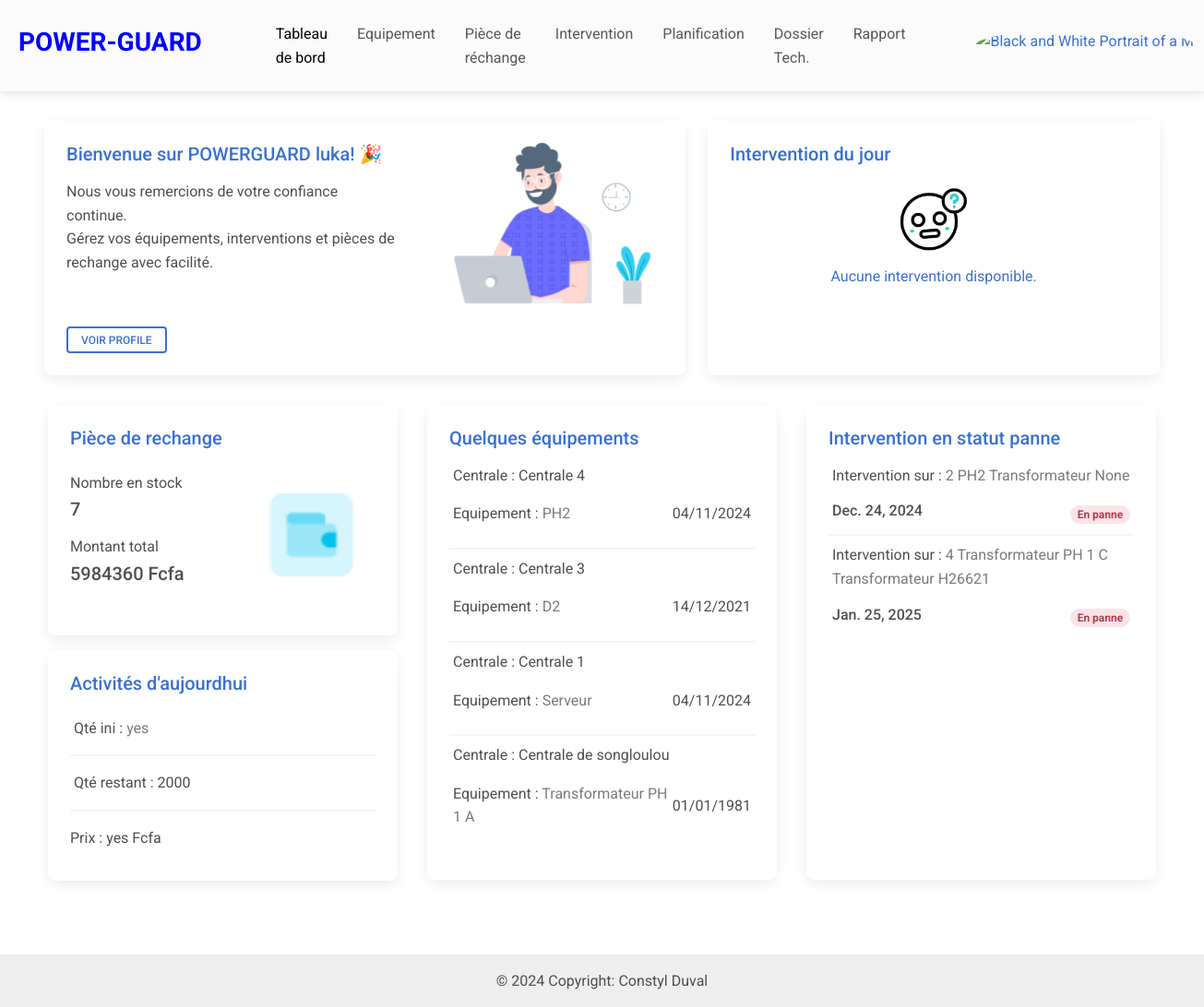
Page /accueil/ (signed in) on the committed database.
### eneo_pages/models.py (models this page shows, shortened)
class User(AbstractUser, PermissionsMixin):
    class Section(models.TextChoices):
        ADMIN = "ADMIN", 'Admin'
        DISJONCTEUR = "DISJONCTEUR", 'Disjoncteur'
        TRANSFORMATEUR = "TRANSFORMATEUR", 'Transformateur'
    section = models.CharField(max_length=50, choices=Section.choices, default=Section.ADMIN)
    objects = UserManager()

class Equipement(models.Model):
    TYPE_EQUIPE = [
        ("Disjoncteur", "Disjoncteur",),
        ("Transformateur", "Transformateur"),
    ]
    centrale = models.ForeignKey(Centrale, on_delete=models.CASCADE)
    nom = models.CharField(max_length=100)
    type_equipement = models.CharField(max_length=100, choices=TYPE_EQUIPE)
    numero_serie=models.CharField(max_length=100, blank=True, null=True)
    modèle = models.CharField(max_length=100)
    marque = models.CharField(max_length=100)
    puissance = models.FloatField()
    fréquence = models.FloatField()
    date_installation = models.DateField()
    etat_equipement = models.CharField(max_length=100, blank=True, null=True)
    fonction = models.CharField(max_length=100, blank=True, null=True)
    emplacement_couplage = models.CharField(max_length=100, blank=True, null=True)
    regleur_en_chargeur = models.CharField(max_length=100, blank=True, null=True)
    mode_de_fonctionnement = models.CharField(max_length=100, blank=True, null=True)
    niveau_tension = models.CharField(max_length=100, blank=True, null=True)
    technique_de_coupure = models.CharField(max_length=100, blank=True, null=True)
    pouvoir_de_coupure = models.CharField(max_length=100, blank=True, null=True)
    pression_gaz_nombre_de_pôle  = models.CharField(max_length=100, blank=True, null=True)
    courant_nominal_en_service_continu = models.CharField(max_length=100, blank=True, null=True)
    numero_service = models.CharField(max_length=100, blank=True, null=True)
    tension_assigne = models.CharField(max_length=100, blank=True, null=True)
    pouvoir_de_coupure_nominal_court_circuit = models.CharField(max_length=100, blank=True, null=True)
    pouvoir_de_fermeture_nominal_court_circuit  = models.CharField(max_length=100, blank=True, null=True)
    date_création=models.DateTimeField(auto_now_add=True)
    date_modification=models.DateTimeField(auto_now=True)
    def __str__(self):
        return "{} {} {}".format(self.nom, self.type_equipement, self.numero_serie)

class Centrale(models.Model):
    nom=models.CharField(max_length=100)
    localisation = models.CharField(max_length=100)
    état = models.CharField(max_length=100)
    date_création=models.DateTimeField(auto_now_add=True)
    date_modification=models.DateTimeField(auto_now=True)
    def __str__(self):
        return self.nom

class Intervention(models.Model):
    STATUS = [
        ("En panne", "En panne"),
        ("Encours", "Encours de dépannage"),
        ("Rétablir", "Rétablir"),
    ]
    TYPE = [
        ("Corrective", "Intervention corrective"),
        ("Preventive", "Intervention preventive")
    ]
    equipement = models.ForeignKey(Equipement, on_delete=models.CASCADE)
    type_intervention = models.CharField(max_length=100, choices=TYPE, default="Corrective")
    interval_intervention = models.IntegerField(default=0)
    date_intervention=models.DateField()
    date_fin_intervention=models.DateField()
    date_defaillance=models.DateField(blank=True, null=True)
    description = models.TextField(blank=True, null=True)
    responsable = models.CharField(max_length=100, blank=True, null=True)
    status = models.CharField(max_length=100, choices=STATUS)
    sécurité = models.TextField(blank=True, null=True)
    coût = models.IntegerField()
    coût_materiel = models.IntegerField(default=0)
    coût_main_oeuvre  = models.IntegerField(default=0)
    tache_maintenance = models.TextField(blank=True, null=True)
    action_correctives = models.TextField(blank=True, null=True)
    causes_profondes = models.TextField(blank=True, null=True)
    date_création=models.DateTimeField(auto_now_add=True)
    date_modification=models.DateTimeField(auto_now=True)
    liste_piece_confirmee = models.ForeignKey(ListePieceConfirmee, on_delete=models.SET_NULL, null=True, blank=True)
    def __str__(self):
        return "{} {}".format(self.id, self.equipement)

### eneo_pages/views.py (the view)
# urls.py: 2. Add a URL to urlpatterns:  path('', views.home, name='home')
@login_required
def home(request):
    User = get_user_model()  # Get the custom user model
    user = request.user  # Get the currently logged-in user
    today = timezone.now().date()
    if user.section == 'DISJONCTEUR':
        intervention_date = Intervention.objects.filter(equipement__type_equipement='Disjoncteur', date_intervention=today)[:4]
    elif user.section == 'TRANSFORMATEUR':
        intervention_date = Intervention.objects.filter(equipement__type_equipement='Transformateur', date_intervention=today)[:4]
    else:
        intervention_date = Intervention.objects.filter(date_intervention=today)
    if user.section == 'DISJONCTEUR':
        intervention_status = Intervention.objects.filter(equipement__type_equipement='Disjoncteur', status='En panne')[:4]
    elif user.section == 'TRANSFORMATEUR':
        intervention_status = Intervention.objects.filter(equipement__type_equipement='Transformateur', status='En panne')[:4]
    else:
        intervention_status = Intervention.objects.filter(status='En panne')
    pieces = Pièce.objects.all()  # Récupérer toutes les pièces
    total_pieces = pieces.count()  # Compter le nombre total de pièces
    total_montant = sum((piece.prix_unitaire * piece.quantité_disponible) for piece in pieces)  # Calculer le montant total des pièces Rubrique piece
    if user.section == 'DISJONCTEUR':
        liste_equipement = Equipement.objects.filter(type_equipement='Disjoncteur')[:4]
    elif user.section == 'TRANSFORMATEUR':
        liste_equipement = Equipement.objects.filter(type_equipement='Transformateur')[:4]
    else:
        liste_equipement = Equipement.objects.all()[:4]
    context = {
        "liste_equipement" : liste_equipement,
        "liste_intervention_date" : intervention_date,
        "liste_intervention_status" : intervention_status,
        "total_pieces": total_pieces,
        "total_montant": total_montant,
    }
    return render(request, "pages/home.html", context)

### eneo_pages/templates/pages/home.html (shortened to what this page needs)
{% extends "../base/base.html" %}
{% load static %}
{% block body %}
<div class="mt-3 mb-5 px-5 py-3">
  <div class="row">
    <div class="col-xxl-8 col-lg-7 mb-3 order-0">
      <div class="card h-100">
        <div class="d-flex align-items-start">
          <div class="col-sm-7">
            <div class="card-body">
              <h5 class="card-title text-primary mb-3">Bienvenue sur POWERGUARD {{ request.user.username }}! 🎉</h5>
              <p class="mb-6">Nous vous remercions de votre confiance continue. <br>Gérez vos équipements, interventions et pièces de rechange avec facilité.</p>
              <a href="javascript:;" class="btn btn-sm btn-outline-primary">Voir profile</a>
            </div>
          </div>
          <div class="col-sm-5 text-center text-sm-left">
            <div class="card-body pb-0 px-0 px-md-6">
              <img src="{% static 'img/illustrations/man-with-laptop.png' %}" height="175" alt="View Badge User">
            </div>
          </div>
        </div>
      </div>
    </div>
    <div class="col-lg-5 col-md-12 mb-3">
      <div class="card h-100">
        <a href="{% url 'intervention' %}">
          <div class="card-body">
            <div class="d-flex justify-content-between align-items-center">
              <h5 class="card-title">Intervention du jour</h5>
            </div>
            <ul class="list-group list-group-small list-group-light">
              {% if liste_intervention_date %}
                {% for intervention in liste_intervention_date|slice:":3" %}
                <li class="list-group-item">
                  <div class="d-flex justify-content-between align-items-center">
                    <p>Intervention sur :<span class='text-muted'> {{intervention}}</span></p>
                    <p>{{intervention.date_intervention|date:"d/m/Y"}}</p>
                  </div>
                </li>
                {% endfor %}
                {% else %}
                <div class="text-center">
                  <img src="{% static 'img/empty.gif' %}" alt="" style="height: 100px; width: 100px;" srcset="">
                  <p colspan="9">Aucune intervention disponible.</p>
                </div>
              {% endif %}
            </ul>
          </div>
        </a>
      </div>
    </div>
  </div>
  <div class="row">
    <div class="col-12 col-md-6 col-lg-4 col-xl-4 py-3 px-3">
      <div class="row">
        <div class="col-lg-12 col-md-12 mb-3">
          <div class="card" style="height: 250px;">
            <div class="card-body">
              <h5 class="card-title text-primary mb-4">Pièce de rechange</h5>
              <div class="d-flex align-items-start">
                <div class="col-sm-7">
                  <p class="mb-1">Nombre en stock <br> <h5 class="mb-3">{{total_pieces}}</h5> </p>
                  <p class="mb-1">Montant total <br> <h5>{{total_montant}} Fcfa</h5> </p>
                </div>
                <div class="col-sm-5 text-center text-sm-left">
                  <div class="card-body pb-0 px-0 px-md-6 mb-3">
                    <img src="{% static 'img/icons/unicons/wallet-info.png' %}" height="90" alt="wallet info" class="rounded">
                  </div>
                </div>
              </div>
            </div>
          </div>
        </div>
        <div class="col-lg-12 col-md-12">
          <div class="card" style="height: 250px;">
            <a href="" hx-get="" hx-target="#dialog" hx-swap="innerHTML" data-mdb-toggle="modal">
              <div class="card-body">
                <div class="d-flex justify-content-between align-items-center">
                  <h5 class="card-title">Activités d'aujourdhui</h5>
                </div>
                <ul class="list-group list-group-light">
                  <li class="list-group-item px-1">Qté ini :<span class='text-muted'> yes</span></li>
                  <li class='list-group-item px-1'>Qté restant :<spanclass='text-muted'> 2000</span></li>
                  <li class='list-group-item px=1'>Prix :<spanclass='text-muted'> yes Fcfa</span></li>
                </ul>
              </div>
            </a>
          </div>
        </div>
      </div>
    </div>
    <div class="col-12 col-md-6 col-lg-4 col-xl-4 py-3 px-3">
      <div class="card" style="height: 515px;">
        <a href="{% url 'equipement' %}">
          <div class="card-body">
            <div class="d-flex justify-content-between align-items-center">
              <h5 class="card-title">Quelques équipements</h5>
            </div>
            <ul class="list-group list-group-small list-group-light">
              {% if liste_equipement %}
                {% for equipement in liste_equipement %}
                <li class="list-group-item px-1">
                  <p>Centrale : {{equipement.centrale}}</p>
                  <div class="d-flex justify-content-between align-items-center">
                    <p>Equipement :<span class='text-muted'> {{equipement.nom}}</span></p>
                    <p>{{equipement.date_installation|date:"d/m/Y"}}</p>
                  </div>
                </li>
                {% endfor %}
                {% else %}
                <div class="text-center">
                  <img src="{% static 'img/empty.gif' %}" alt="" style="height: 100px; width: 100px;" srcset="">
                  <p colspan="9">Aucun equipement disponible.</p>
                </div>
              {% endif %}
            </ul>
          </div>
        </a>
      </div>
    </div>
    <div class="col-12 col-md-6 col-lg-4 col-xl-4 py-3 px-3">
      <div class="card" style="height: 515px;">
        <a href="{% url 'intervention' %}">
          <div class="card-body">
            <div class="d-flex justify-content-between align-items-center">
              <h5 class="card-title">Intervention en statut panne</h5>
            </div>
            <ul class="list-group list-group-small list-group-light">
              {% if liste_intervention_status %}
                {% for intervention in liste_intervention_status|slice:":5" %}
                <li class="list-group-item px-1">
                  <p>Intervention sur :<span class='text-muted'> {{intervention}}</span></p>
                  <div class="d-flex justify-content-between align-items-center">
                    <h6>{{intervention.date_intervention}}</h6>
                    <span class="badge rounded-pill {% if intervention.status == 'Encours' %}badge-warning{% elif intervention.status == 'Rétablir' %}badge-success{% elif intervention.status == 'En panne' %}badge-danger{% else %}badge-secondary{% endif %}">{{intervention.status}}</span>
                  </div>
                </li>
                {% endfor %}
                {% else %}
                <div class="text-center">
                  <img src="{% static 'img/empty.gif' %}" alt="" style="height: 100px; width: 100px;" srcset="">
                  <p colspan="9">Aucun équipement en panne.</p>
                </div>
              {% endif %}
            </ul>
          </div>
        </a>
      </div>
    </div>
  </div>
</div>
{% endblock %}

### rows in the picture
User: user.username "luka"
Equipement: centrale "Centrale 4", nom "PH2", date_installation "04/11/2024"
Equipement: centrale "Centrale 3", nom "D2", date_installation "14/12/2021"
Equipement: centrale "Centrale 1", nom "Serveur", date_installation "04/11/2024"
Equipement: centrale "Centrale de songloulou", nom "Transformateur PH 1 A", date_installation "01/01/1981"
Intervention: id+equipement "2 PH2 Transformateur None", date_intervention "Dec. 24, 2024", status "En panne"
Intervention: id+equipement "4 Transformateur PH 1 C Transformateur H26621", date_intervention "Jan. 25, 2025", status "En panne"

### other values in the picture
{{ total_pieces }} "7"
{{ total_montant }} "5984360"
